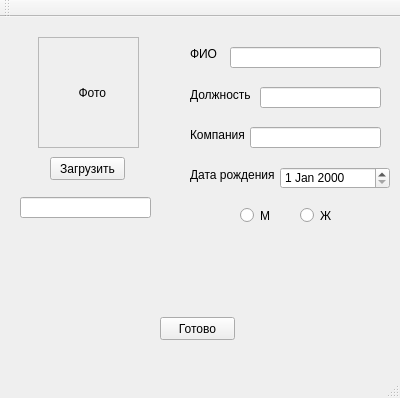
<?xml version="1.0" encoding="UTF-8"?>
<ui version="4.0">
 <class>MainWindow</class>
 <widget class="QMainWindow" name="MainWindow">
  <property name="geometry">
   <rect>
    <x>0</x>
    <y>0</y>
    <width>400</width>
    <height>398</height>
   </rect>
  </property>
  <property name="windowTitle">
   <string>MainWindow</string>
  </property>
  <widget class="QWidget" name="centralWidget">
   <widget class="QPushButton" name="pushButton">
    <property name="geometry">
     <rect>
      <x>50</x>
      <y>140</y>
      <width>75</width>
      <height>23</height>
     </rect>
    </property>
    <property name="text">
     <string>Загрузить</string>
    </property>
   </widget>
   <widget class="QLabel" name="label">
    <property name="geometry">
     <rect>
      <x>38</x>
      <y>20</y>
      <width>101</width>
      <height>111</height>
     </rect>
    </property>
    <property name="sizeIncrement">
     <size>
      <width>0</width>
      <height>0</height>
     </size>
    </property>
    <property name="baseSize">
     <size>
      <width>0</width>
      <height>0</height>
     </size>
    </property>
    <property name="frameShape">
     <enum>QFrame::StyledPanel</enum>
    </property>
    <property name="frameShadow">
     <enum>QFrame::Raised</enum>
    </property>
    <property name="lineWidth">
     <number>2</number>
    </property>
    <property name="midLineWidth">
     <number>0</number>
    </property>
    <property name="text">
     <string>           Фото</string>
    </property>
    <property name="scaledContents">
     <bool>true</bool>
    </property>
   </widget>
   <widget class="QLabel" name="label_2">
    <property name="geometry">
     <rect>
      <x>190</x>
      <y>30</y>
      <width>47</width>
      <height>13</height>
     </rect>
    </property>
    <property name="text">
     <string>ФИО</string>
    </property>
   </widget>
   <widget class="QLabel" name="label_3">
    <property name="geometry">
     <rect>
      <x>190</x>
      <y>70</y>
      <width>71</width>
      <height>16</height>
     </rect>
    </property>
    <property name="text">
     <string>Должность</string>
    </property>
   </widget>
   <widget class="QLabel" name="label_4">
    <property name="geometry">
     <rect>
      <x>190</x>
      <y>150</y>
      <width>91</width>
      <height>16</height>
     </rect>
    </property>
    <property name="text">
     <string>Дата рождения</string>
    </property>
   </widget>
   <widget class="QDateEdit" name="dateEdit">
    <property name="geometry">
     <rect>
      <x>280</x>
      <y>150</y>
      <width>110</width>
      <height>22</height>
     </rect>
    </property>
   </widget>
   <widget class="QRadioButton" name="radioButton">
    <property name="geometry">
     <rect>
      <x>240</x>
      <y>190</y>
      <width>82</width>
      <height>17</height>
     </rect>
    </property>
    <property name="text">
     <string>М</string>
    </property>
   </widget>
   <widget class="QRadioButton" name="radioButton_2">
    <property name="geometry">
     <rect>
      <x>300</x>
      <y>190</y>
      <width>82</width>
      <height>17</height>
     </rect>
    </property>
    <property name="text">
     <string>Ж</string>
    </property>
   </widget>
   <widget class="QPushButton" name="pushButton_2">
    <property name="geometry">
     <rect>
      <x>160</x>
      <y>300</y>
      <width>75</width>
      <height>23</height>
     </rect>
    </property>
    <property name="text">
     <string>Готово</string>
    </property>
   </widget>
   <widget class="QLineEdit" name="lineEdit">
    <property name="geometry">
     <rect>
      <x>230</x>
      <y>30</y>
      <width>151</width>
      <height>21</height>
     </rect>
    </property>
   </widget>
   <widget class="QLineEdit" name="lineEdit_2">
    <property name="geometry">
     <rect>
      <x>260</x>
      <y>70</y>
      <width>121</width>
      <height>21</height>
     </rect>
    </property>
   </widget>
   <widget class="QLabel" name="label_5">
    <property name="geometry">
     <rect>
      <x>190</x>
      <y>110</y>
      <width>61</width>
      <height>16</height>
     </rect>
    </property>
    <property name="text">
     <string>Компания</string>
    </property>
   </widget>
   <widget class="QLineEdit" name="lineEdit_3">
    <property name="geometry">
     <rect>
      <x>250</x>
      <y>110</y>
      <width>131</width>
      <height>21</height>
     </rect>
    </property>
   </widget>
   <widget class="QLineEdit" name="lineEdit_4">
    <property name="geometry">
     <rect>
      <x>20</x>
      <y>180</y>
      <width>131</width>
      <height>21</height>
     </rect>
    </property>
   </widget>
  </widget>
  <widget class="QMenuBar" name="menuBar">
   <property name="geometry">
    <rect>
     <x>0</x>
     <y>0</y>
     <width>400</width>
     <height>21</height>
    </rect>
   </property>
  </widget>
  <widget class="QToolBar" name="mainToolBar">
   <attribute name="toolBarArea">
    <enum>TopToolBarArea</enum>
   </attribute>
   <attribute name="toolBarBreak">
    <bool>false</bool>
   </attribute>
  </widget>
  <widget class="QStatusBar" name="statusBar"/>
 </widget>
 <layoutdefault spacing="6" margin="11"/>
 <resources/>
 <connections/>
</ui>
